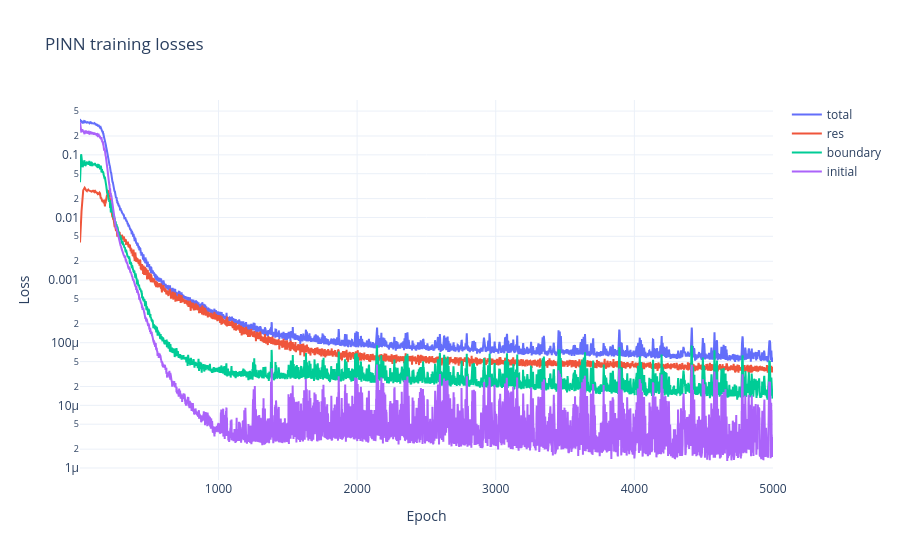
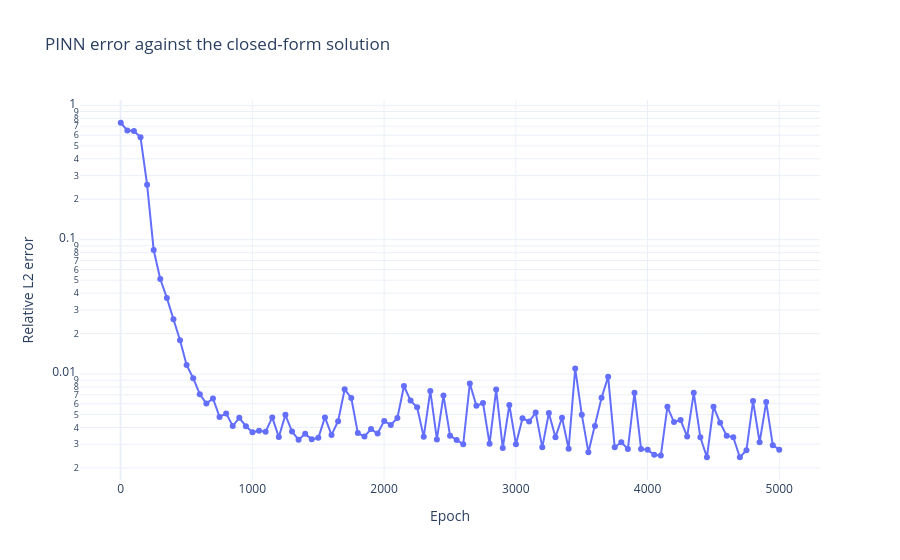

These figures' notebook cell, in order:
### Code cell
# Training losses: one value per parameter update.
loss_figure = go.Figure()
for key, values in history.items():
    loss_figure.add_trace(go.Scatter(
        x=list(range(1, len(values) + 1)), y=values,
        mode="lines", name=key,
    ))
loss_figure.update_layout(
    title="PINN training losses",
    xaxis_title="Epoch", yaxis_title="Loss",
    yaxis_type="log", template="plotly_white",
)
loss_figure.show()

# Relative error on the separate evaluation grid.
l2_figure = go.Figure(go.Scatter(
    x=l2_epochs, y=l2_values, mode="lines+markers", name="Relative L2 error",
))
l2_figure.update_layout(
    title="PINN error against the closed-form solution",
    xaxis_title="Epoch", yaxis_title="Relative L2 error",
    yaxis_type="log", template="plotly_white",
)
l2_figure.show()
loss_figure.write_image("pinn_training_losses.png")
l2_figure.write_image("pinn_relative_error.png")

### Figure 1 — Plotly figure (JSON) as saved in the notebook; plotly's stock layout.template omitted (floating-point values rounded to 4 significant figures; data arrays with more than 128 entries replaced by an {"elided": "..."} marker saying what was removed)
{"data": [{"mode": "lines", "name": "total", "type": "scatter", "x": {"elided": "5000 int values"}, "y": {"elided": "5000 float values"}}, {"mode": "lines", "name": "res", "type": "scatter", "x": {"elided": "5000 int values"}, "y": {"elided": "5000 float values"}}, {"mode": "lines", "name": "boundary", "type": "scatter", "x": {"elided": "5000 int values"}, "y": {"elided": "5000 float values"}}, {"mode": "lines", "name": "initial", "type": "scatter", "x": {"elided": "5000 int values"}, "y": {"elided": "5000 float values"}}], "layout": {"title": {"text": "PINN training losses"}, "xaxis": {"title": {"text": "Epoch"}}, "yaxis": {"title": {"text": "Loss"}, "type": "log"}}}

### Figure 2 — Plotly figure (JSON) as saved in the notebook; plotly's stock layout.template omitted (floating-point values rounded to 4 significant figures)
{"data": [{"mode": "lines+markers", "name": "Relative L2 error", "type": "scatter", "x": [1, 51, 101, 151, 201, 251, 301, 351, 401, 451, 501, 551, 601, 651, 701, 751, 801, 851, 901, 951, 1001, 1051, 1101, 1151, 1201, 1251, 1301, 1351, 1401, 1451, 1501, 1551, 1601, 1651, 1701, 1751, 1801, 1851, 1901, 1951, 2001, 2051, 2101, 2151, 2201, 2251, 2301, 2351, 2401, 2451, 2501, 2551, 2601, 2651, 2701, 2751, 2801, 2851, 2901, 2951, 3001, 3051, 3101, 3151, 3201, 3251, 3301, 3351, 3401, 3451, 3501, 3551, 3601, 3651, 3701, 3751, 3801, 3851, 3901, 3951, 4001, 4051, 4101, 4151, 4201, 4251, 4301, 4351, 4401, 4451, 4501, 4551, 4601, 4651, 4701, 4751, 4801, 4851, 4901, 4951, 5000], "y": [0.7425, 0.6495, 0.6451, 0.5782, 0.2569, 0.08385, 0.05097, 0.03688, 0.02554, 0.01784, 0.01169, 0.009307, 0.007082, 0.006025, 0.006577, 0.004792, 0.005091, 0.0041, 0.004719, 0.004087, 0.003686, 0.003785, 0.003718, 0.004752, 0.003392, 0.004965, 0.003727, 0.003241, 0.003584, 0.003264, 0.003347, 0.004754, 0.003522, 0.004455, 0.007691, 0.00663, 0.003633, 0.003432, 0.003892, 0.003602, 0.004476, 0.004181, 0.004711, 0.008145, 0.006341, 0.005659, 0.003405, 0.007477, 0.003258, 0.006906, 0.003474, 0.003222, 0.003, 0.008509, 0.005793, 0.006085, 0.003022, 0.00766, 0.002814, 0.00589, 0.003002, 0.00468, 0.004429, 0.005159, 0.002845, 0.005123, 0.003386, 0.004728, 0.002778, 0.01097, 0.004977, 0.002619, 0.004102, 0.00666, 0.009528, 0.002848, 0.003104, 0.002768, 0.007254, 0.002771, 0.002725, 0.002501, 0.002469, 0.005702, 0.004385, 0.00454, 0.003419, 0.007248, 0.003382, 0.002403, 0.005713, 0.004339, 0.003471, 0.00338, 0.0024, 0.002705, 0.006293, 0.003105, 0.006177, 0.002953, 0.002732]}], "layout": {"title": {"text": "PINN error against the closed-form solution"}, "xaxis": {"title": {"text": "Epoch"}}, "yaxis": {"title": {"text": "Relative L2 error"}, "type": "log"}}}
